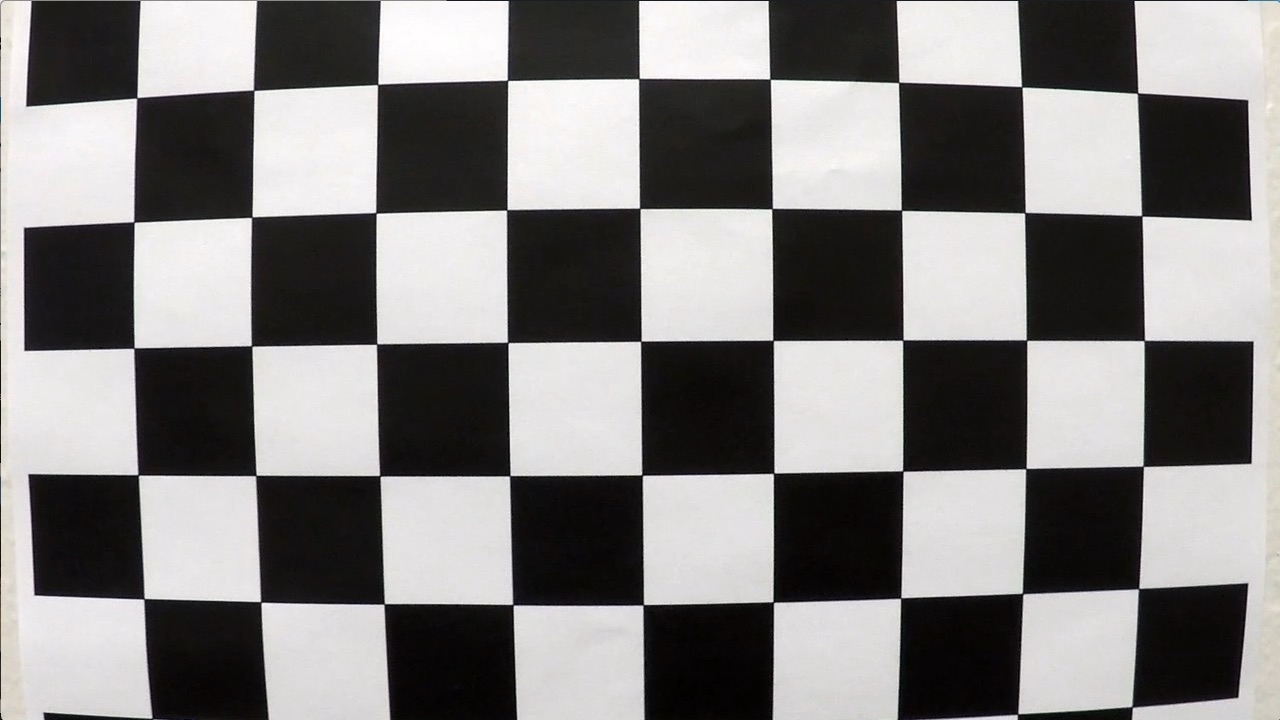
#> input picture 2_Advanced_Lane_Finding/camera_cal/calibration1.jpg, 1280 x 720 px
$ python -i advanced_lane_detector.py   (imports and definitions only)   (older library calls are emulated)
#> lines starting #> are read from the running program, lines starting #| are printed output that depends on the picture; after the words box and inside, x2 and y2 are one past the last pixel; in counts of white or black regions, pixels touching at a corner belong together
### 2_Advanced_Lane_Finding/line.py
import numpy as np
import cv2
from collections import deque
import matplotlib.pyplot as plt

ym_per_pix = 30/720  # meters per pixel in y dimension
xm_per_pix = 3.7/700  # meters per pixel in x dimension


class Line():
    """
    Containing all characteristics of each line detection
    """

    def __init__(self):
        # was the line detected in the last iteration?
        self.detected = False
        # length of the sequences that will be saved (n iterations)
        self.deque_length = 10
        # # x values of the last n fits of the line
        self.recent_xfitted = deque(maxlen=self.deque_length)
        # # average x values of the fitted line over the last n iterations
        self.bestx = None
        # # polynomial coefficients averaged over the last n iterations
        # self.best_fit = None
        # polynomial coefficients for the most recent fit in pixels
        self.current_fit_pixels = None
        # polynomial coefficients for the most recent fit in meters
        self.current_fit_meters = None
        # polynomial coefficients for the last n fits in pixels
        self.recent_fit_pixels = deque(maxlen=self.deque_length)
        # polynomial coefficients for the last n fits in meters
        self.recent_fit_meters = deque(maxlen=self.deque_length)
        # radius of curvature of the line in pixels
        self.radius_of_curvature_pixels = None
        # radius of curvature of the line in meters
        self.radius_of_curvature_meters = None
        # base position of the line in pixels
        # self.line_base_pos = None
        # difference in fit coefficients between last and new fits
        self.diffs = np.array([0, 0, 0], dtype='float')
        # x values for detected line pixels
        self.allx = None
        # y values for detected line pixels
        self.ally = None

    def best_fit(self):
        return np.mean(self.recent_fit_pixels, axis=0)

    # [357 lines left out: functions measure_curvature_pixels, measure_curvature_meters, reset_line, fit_polynomial_sliding_windows, fit_polynomial_from_prior, not called in this run]

### 2_Advanced_Lane_Finding/advanced_lane_detector.py
import os.path
import glob
import codecs
import json
import cv2
import numpy as np
import matplotlib.pyplot as plt
from moviepy.editor import VideoFileClip
from numpy_encoder import NumpyEncoder
from line import Line, fit_polynomial_sliding_windows, fit_polynomial_from_prior

debug = False
left_line = Line()
right_line = Line()
frame_count = 0
ym_per_pix = 30/720  # meters per pixel in y dimension
xm_per_pix = 3.7/700  # meters per pixel in x dimension


# [61 lines left out: function calibrate_camera, not called in this run]


def abs_sobel_thresh(img, orient='x', sobel_kernel=3, thresh=(0, 255)):
    """
    Apply the threshold on the absolute value of sobel results
    :param img: Grayscale
    :param orient: direction - x or y axis
    :param sobel_kernel: size of sobel kernel
    :param thresh: apply threshold on pixel intensity of gradient image
    return: binary image
    """
    # Calculate the derivative based on the orientation
    if orient == 'x':
        sobel = cv2.Sobel(img, cv2.CV_64F, 1, 0, ksize=sobel_kernel)
    elif orient == 'y':
        sobel = cv2.Sobel(img, cv2.CV_64F, 0, 1, ksize=sobel_kernel)

    # Absolute derivative to accentuate lines away from horizontal
    abs_sobel = np.absolute(sobel)
    scaled_sobel = np.uint8(255*abs_sobel/np.max(abs_sobel))
    binary_output = np.zeros_like(sobel)

    # Apply the threshold
    binary_output[(scaled_sobel >= thresh[0]) &
                  (scaled_sobel <= thresh[1])] = 1
    return binary_output


def mag_threshold(img, sobel_kernel=3, thresh=(0, np.pi/2)):
    """
    Apply the threshold on the magnitude of gradient
    :param img: Grayscale
    :param sobel_kernel: size of sobel kernel
    :param thresh: apply threshold on pixel intensity of gradient image
    return: binary image
    """
    sobelx = cv2.Sobel(img, cv2.CV_64F, 1, 0, ksize=sobel_kernel)
    abs_sobelx = np.absolute(sobelx)
    sobely = cv2.Sobel(img, cv2.CV_64F, 0, 1, ksize=sobel_kernel)
    abs_sobely = np.absolute(sobely)

    # Calculate gradient direction
    abs_sobelxy = np.sqrt(sobelx**2 + sobely**2)
    scaled_sobel = np.uint8(255*abs_sobelxy/np.max(abs_sobelxy))

    # Apply threshold
    binary_output = np.zeros_like(scaled_sobel)
    binary_output[(scaled_sobel > thresh[0]) &
                  (scaled_sobel < thresh[1])] = 1

    return binary_output


def dir_threshold(img, sobel_kernel=3, thresh=(0, np.pi/2)):
    """
    Apply the threshold on the computed direction of gradient
    :param img: Grayscale
    :param sobel_kernel: size of sobel kernel
    :param thresh: apply threshold on pixel intensity of gradient image
    return: binary image
    """
    sobelx = cv2.Sobel(img, cv2.CV_64F, 1, 0, ksize=sobel_kernel)
    abs_sobelx = np.absolute(sobelx)
    sobely = cv2.Sobel(img, cv2.CV_64F, 0, 1, ksize=sobel_kernel)
    abs_sobely = np.absolute(sobely)

    # Calculate gradient direction
    gradient_direction = np.arctan2(abs_sobely, abs_sobelx)

    # Apply threshold
    binary_output = np.zeros_like(gradient_direction)
    binary_output[(gradient_direction > thresh[0]) &
                  (gradient_direction < thresh[1])] = 1

    return binary_output


def hsv_threshold(img, thres_lower, thres_upper):
    """
    Apply the threshold on the HSV image based on the channel value
    :param img: HSV image
    :param thres_lower: the lower threshold on one channel
    :param thres_upper: the upper threshold on one channel
    return: binary image
    """
    hsv_mask = cv2.inRange(img, thres_lower, thres_upper)
    # binary_output = cv2.bitwise_and(img, img, mask=hsv_mask)

    h, w = img.shape[:2]
    binary_output = np.zeros(shape=(h, w), dtype=np.uint8)
    binary_output = np.logical_or(binary_output, hsv_mask)
    return binary_output


def binarize_threshold(raw_img):
    """
    Apply all binariyation methods on the raw image
    :param raw_img: the raw image for binarization
    return: combined binary image
    """
    # Convert to HSV color space
    hsv = cv2.cvtColor(raw_img, cv2.COLOR_BGR2HSV)

    # Convert to grayscale image
    gray = cv2.cvtColor(raw_img, cv2.COLOR_BGR2GRAY)
    combined = np.zeros_like(gray, dtype=np.uint8)

    # Extract the edges with the sobel operator and threshold
    sobelx_binary = abs_sobel_thresh(gray, 'x', 3, (20, 100))

    # Combine all binary image
    combined = np.logical_or(combined, sobelx_binary)

    # Apply the threshold on the magnitude of gradient
    mag_binary = mag_threshold(gray, thresh=(50, 255))
    combined = np.logical_or(combined, mag_binary)

    # Extract the white part in the image
    ret_white, mask = cv2.threshold(
        gray, thresh=205, maxval=255, type=cv2.THRESH_BINARY)
    white_binary = cv2.bitwise_and(gray, mask)
    combined = np.logical_or(combined, white_binary)

    # Extract the yellow part in the image
    yellow_lower = np.array([0, 70, 70], dtype="uint8")
    yellow_upper = np.array([45, 255, 255], dtype="uint8")
    yellow_binary = hsv_threshold(hsv, yellow_lower, yellow_upper)
    combined = np.logical_or(combined, yellow_binary)

    # Binarization based on Direction of the Gradient
    dir_binary = dir_threshold(gray, sobel_kernel=15, thresh=(0.7, 1.3))
    # No need to apply this binarization
    # combined = np.logical_or(combined, dir_binary)

    # Convert the dtype from bool to uint8 for next process
    combined = combined.astype(np.uint8)

    if debug:
        # Display raw images, all binarized images and the final output for parameter tuning
        fig, axs = plt.subplots(2, 3, figsize=(10, 3))
        axs[0, 0].imshow(cv2.cvtColor(raw_img, cv2.COLOR_BGR2RGB))
        axs[0, 0].set_title('Raw Image')

        axs[0, 1].imshow(white_binary, cmap='gray')
        axs[0, 1].set_title('White Mask')

        axs[0, 2].imshow(yellow_binary, cmap='gray')
        axs[0, 2].set_title('Yellow Mask')

        axs[1, 0].imshow(mag_binary, cmap='gray')
        axs[1, 0].set_title('Magnitude Mask')

        axs[1, 1].imshow(sobelx_binary, cmap='gray')
        axs[1, 1].set_title('Sobel Mask')

        axs[1, 2].imshow(combined, cmap='gray')
        axs[1, 2].set_title('Final Image')

        plt.show()

    return combined


# [144 lines left out: functions perspective_transform, draw, process_image, not called in this run]


# [48 lines not run here, left out]

>>> import cv2
>>> picture = cv2.imread('camera_cal/calibration1.jpg')
#> picture is the input picture: shape (720, 1280, 3); mean B, G, R 127.8, 128.4, 130.1
>>> result = binarize_threshold(picture)
#> in binarize_threshold, `sobelx_binary = abs_sobel_thresh(gray, 'x', 3, (20, 100))`:
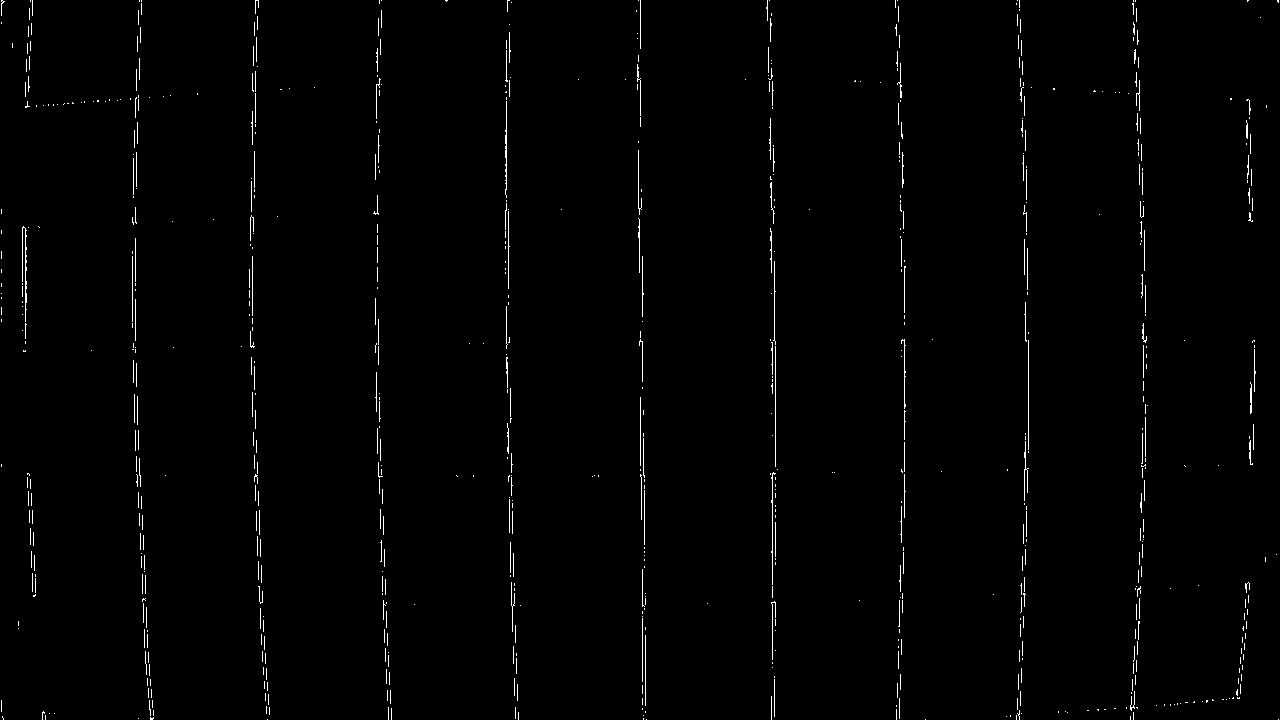
#> sobelx_binary: shape (720, 1280) float64; values 0 (black) and 1 (white), 1% white in thin lines or dots
#> in dir_threshold, `sobely = cv2.Sobel(img, cv2.CV_64F, 0, 1, ksize=sobel_kernel)`:
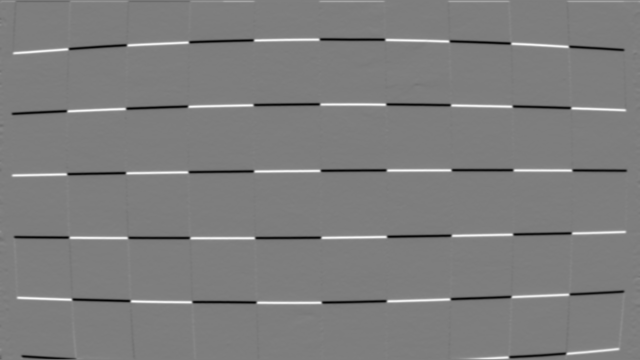
#> sobely: shape (720, 1280) float64 (shown at 1/2 size); min -5.81e+09, max 5.94e+09, mean -2585687.3; drawn with min black and max white
#> in dir_threshold, `gradient_direction = np.arctan2(abs_sobely, abs_sobelx)`:
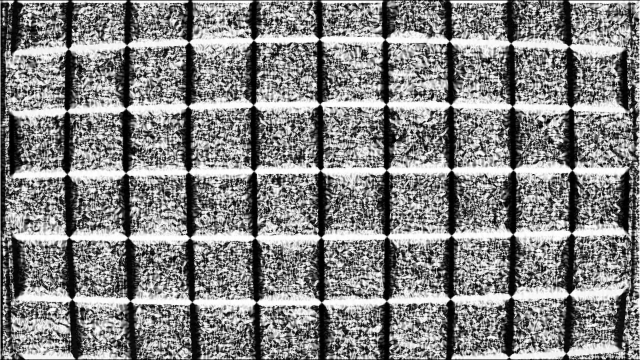
#> gradient_direction: shape (720, 1280) float64 (shown at 1/2 size); min 0, max 1.57, mean 0.816; drawn with min black and max white
#> in binarize_threshold, `dir_binary = dir_threshold(gray, sobel_kernel=15, thresh=(0.7, 1.3))`:
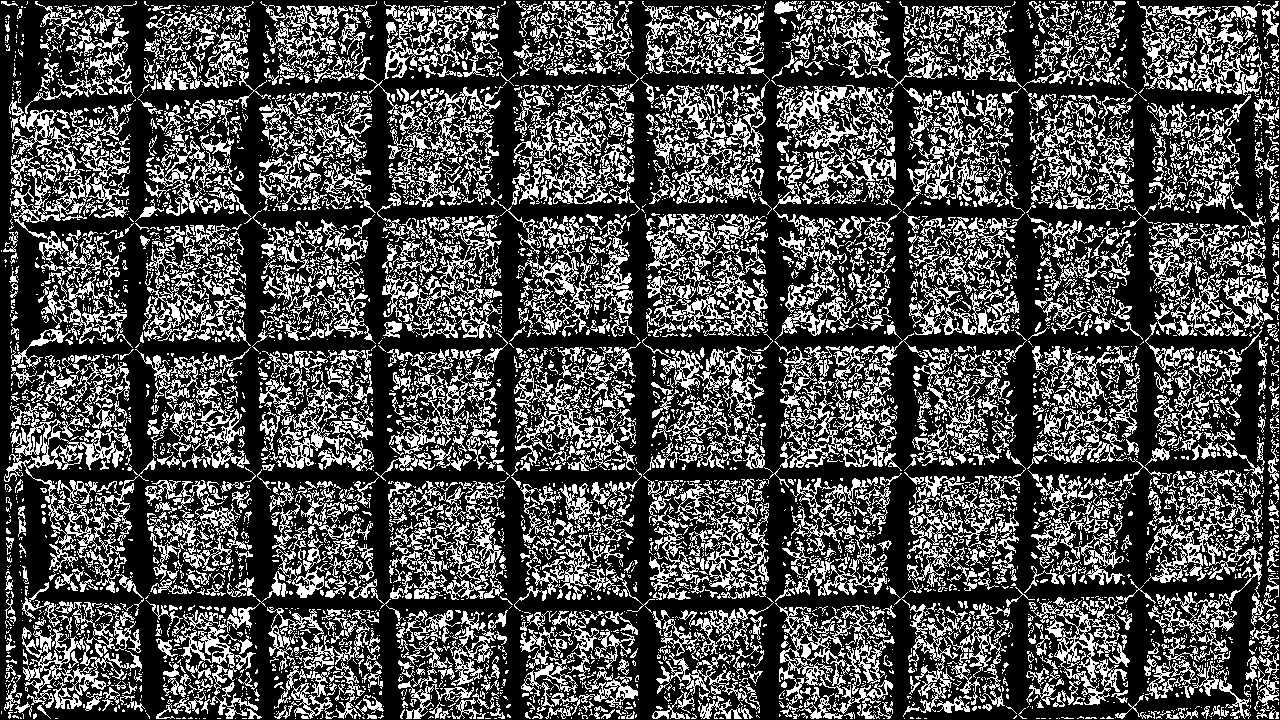
#> dir_binary: shape (720, 1280) float64; values 0 (black) and 1 (white), 30.4% white in thin lines or dots
